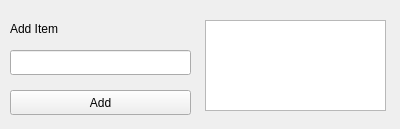
<?xml version="1.0" encoding="UTF-8"?>
<ui version="4.0">
 <class>frmMainWindow</class>
 <widget class="QWidget" name="frmMainWindow">
  <property name="geometry">
   <rect>
    <x>0</x>
    <y>0</y>
    <width>400</width>
    <height>129</height>
   </rect>
  </property>
  <property name="windowTitle">
   <string>Add to List</string>
  </property>
  <widget class="QListWidget" name="lstItems">
   <property name="geometry">
    <rect>
     <x>205</x>
     <y>20</y>
     <width>181</width>
     <height>91</height>
    </rect>
   </property>
  </widget>
  <widget class="QPushButton" name="btnAdd">
   <property name="geometry">
    <rect>
     <x>10</x>
     <y>90</y>
     <width>181</width>
     <height>25</height>
    </rect>
   </property>
   <property name="text">
    <string>Add</string>
   </property>
  </widget>
  <widget class="QLineEdit" name="txtInput">
   <property name="geometry">
    <rect>
     <x>10</x>
     <y>50</y>
     <width>181</width>
     <height>25</height>
    </rect>
   </property>
  </widget>
  <widget class="QLabel" name="lblAdd">
   <property name="geometry">
    <rect>
     <x>10</x>
     <y>20</y>
     <width>67</width>
     <height>17</height>
    </rect>
   </property>
   <property name="text">
    <string>Add Item</string>
   </property>
  </widget>
 </widget>
 <resources/>
 <connections/>
</ui>
